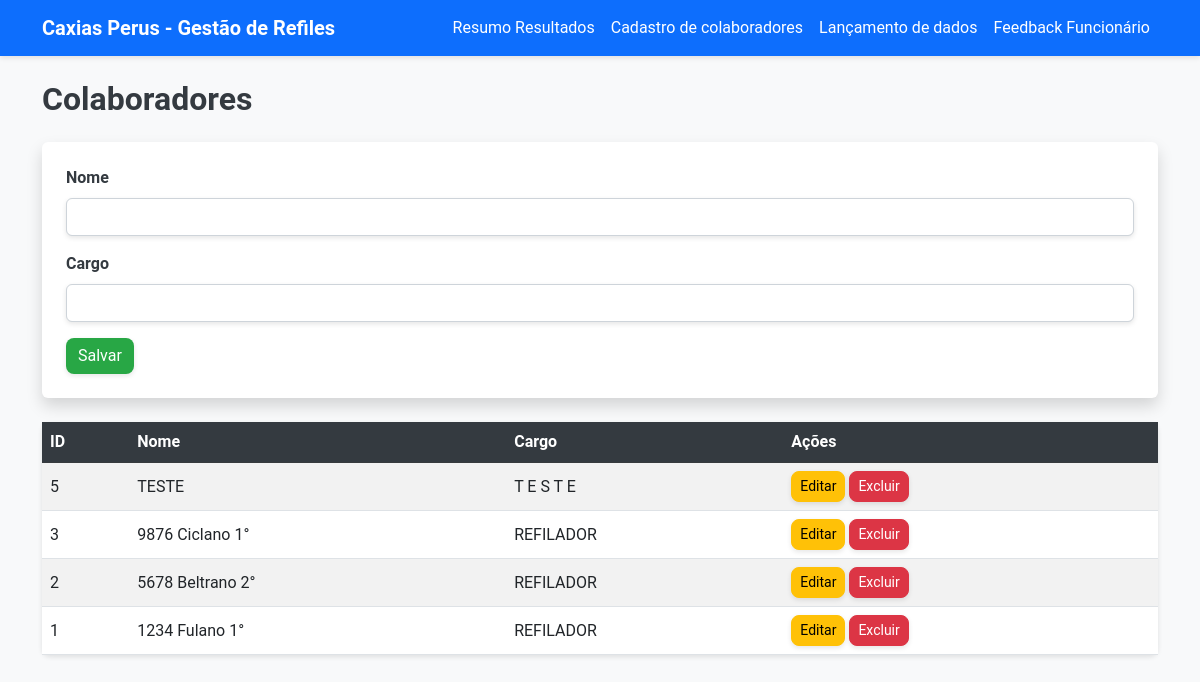
The page /colaboradores (signed in) on the database as committed earlier.
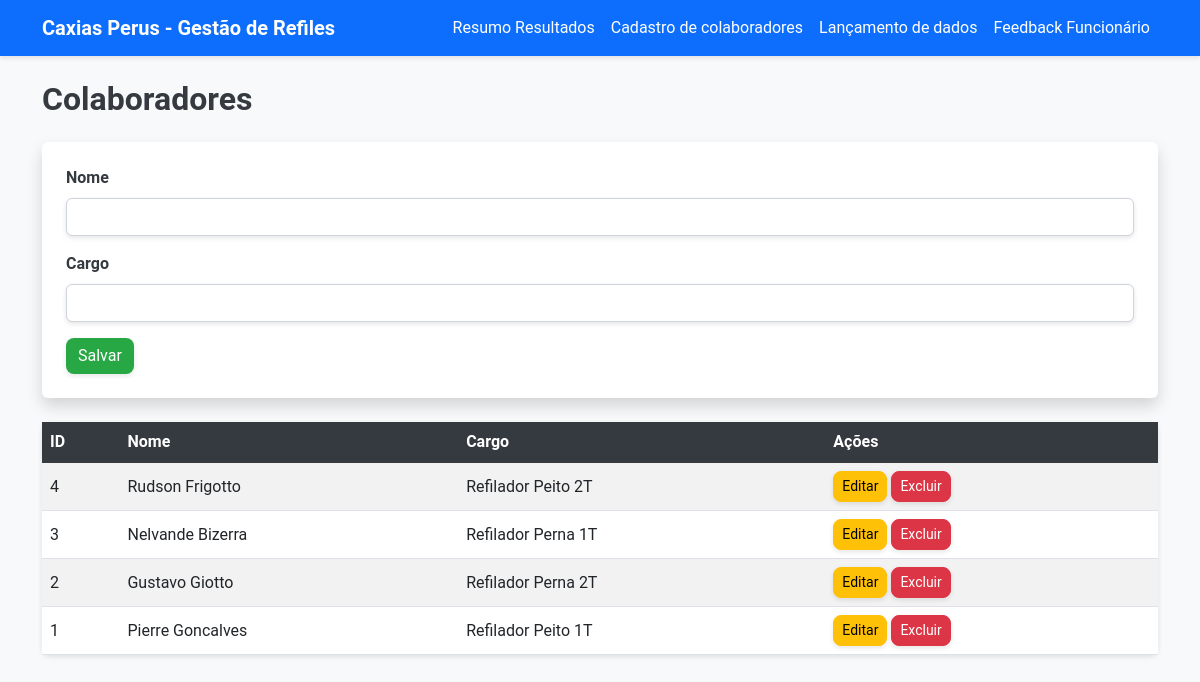
The same page on the database as committed later.
### app/models.py (models this page shows)
class Colaborador(db.Model):
    id = db.Column(db.Integer, primary_key=True)
    nome = db.Column(db.String(100), nullable=False)
    cargo = db.Column(db.String(100), nullable=False)
    importacoes = db.relationship('Importacao', backref='colaborador', cascade='all, delete-orphan')

### app/routes.py (the view, shortened to what this page needs)
@main.route('/colaboradores', methods=['GET', 'POST'])
def colaboradores():
    colaboradores = Colaborador.query.order_by(Colaborador.id.desc()).all()
    return render_template('colaboradores.html', colaboradores=colaboradores)

### app/templates/colaboradores.html
{% extends 'base.html' %}
{% block content %}
<h2 class="mb-4">Colaboradores</h2>
<form method="POST" class="mb-4 p-4 bg-white shadow rounded">
    <div class="mb-3">
        <label class="form-label">Nome</label>
        <input type="text" name="nome" class="form-control" required>
    </div>
    <div class="mb-3">
        <label class="form-label">Cargo</label>
        <input type="text" name="cargo" class="form-control" required>
    </div>
    <button type="submit" class="btn btn-success">Salvar</button>
</form>
<table class="table table-striped table-hover">
    <thead class="table-dark">
        <tr>
            <th>ID</th>
            <th>Nome</th>
            <th>Cargo</th>
            <th>Ações</th>
        </tr>
    </thead>
    <tbody>
        {% for colaborador in colaboradores %}
        <tr>
            <td>{{ colaborador.id }}</td>
            <td>{{ colaborador.nome }}</td>
            <td>{{ colaborador.cargo }}</td>
            <td>
                <a href="{{ url_for('main.edit_colaborador', id=colaborador.id) }}" class="btn btn-warning btn-sm">Editar</a>
                <form action="{{ url_for('main.delete_colaborador', id=colaborador.id) }}" method="POST" class="d-inline">
                    <button type="submit" class="btn btn-danger btn-sm" onclick="return confirm('Deseja excluir?')">Excluir</button>
                </form>
            </td>
        </tr>
        {% endfor %}
    </tbody>
</table>
{% endblock %}

### app/templates/base.html (shortened to what this page needs)
<!DOCTYPE html>
<html lang="pt-BR">
<head>
    <link
        href="https://cdn.jsdelivr.net/npm/bootstrap@5.3.0/dist/css/bootstrap.min.css"
        rel="stylesheet"
    >
    <link rel="stylesheet" href="{{ url_for('static', filename='styles.css') }}">
</head>
<body class="bg-light">
    <nav class="navbar navbar-expand-lg navbar-dark bg-primary">
        <div class="container">
            <a class="navbar-brand" href="{{ url_for('main.home') }}">Caxias Perus - Gestão de Refiles</a>
            <div class="collapse navbar-collapse">
                <ul class="navbar-nav ms-auto">
                    <li class="nav-item"><a class="nav-link" href="{{ url_for('main.home') }}">Resumo Resultados</a></li>
                    <li class="nav-item"><a class="nav-link" href="{{ url_for('main.colaboradores') }}">Cadastro de colaboradores</a></li>
                    <li class="nav-item"><a class="nav-link" href="{{ url_for('main.importacoes') }}">Lançamento de dados</a></li>
                    <li class="nav-item"><a class="nav-link" href="{{ url_for('main.feedback_funcionario') }}">Feedback Funcionário</a></li>
                </ul>
            </div>
        </div>
    </nav>
    <main class="container mt-4">
        {% block content %}{% endblock %}
    </main>
</body>
</html>

### app/static/styles.css (style rules this page uses)
body { background-color: #f8f9fa; font-family: 'Roboto', sans-serif; color: #343a40; }
.navbar { background-color: #007bff; box-shadow: 0 2px 5px rgba(0,0,0,0.1); }
.navbar-brand { font-weight: bold; color: #fff !important; }
.nav-link { color: #fff !important; transition: color 0.3s ease; }
.card, .form-control, .btn, .table { border-radius: 8px; box-shadow: 0 2px 5px rgba(0,0,0,0.1); }
.btn-success { background-color: #28a745; border: none; transition: background-color 0.3s ease, transform 0.2s ease; }
.table th { background-color: #343a40; color: #fff; }
.table td, .table th { vertical-align: middle; }
.form-label { font-weight: bold; }
input[type="date"], input[type="number"], select, .form-control { border-radius: 6px; border: 1px solid #ced4da; transition: border-color 0.3s ease; }
.btn, .form-control, .nav-link { transition: all 0.3s ease; }
.shadow { box-shadow: 0 2px 5px rgba(0,0,0,0.1); }
.mb-4 { margin-bottom: 1.5rem !important; }
h2, h3 { color: #343a40; font-weight: bold; }

Rows that differ between the two databases and show on the page:
removed Colaborador: id "5", nome "TESTE", cargo "T E S T E"
added Colaborador: id "4", nome "Rudson Frigotto", cargo "Refilador Peito 2T"
changed Colaborador id 3: nome "9876 Ciclano 1°" → "Nelvande Bizerra"; cargo "REFILADOR" → "Refilador Perna 1T"
changed Colaborador id 2: nome "5678 Beltrano 2°" → "Gustavo Giotto"; cargo "REFILADOR" → "Refilador Perna 2T"
changed Colaborador id 1: nome "1234 Fulano 1°" → "Pierre Goncalves"; cargo "REFILADOR" → "Refilador Peito 1T"
